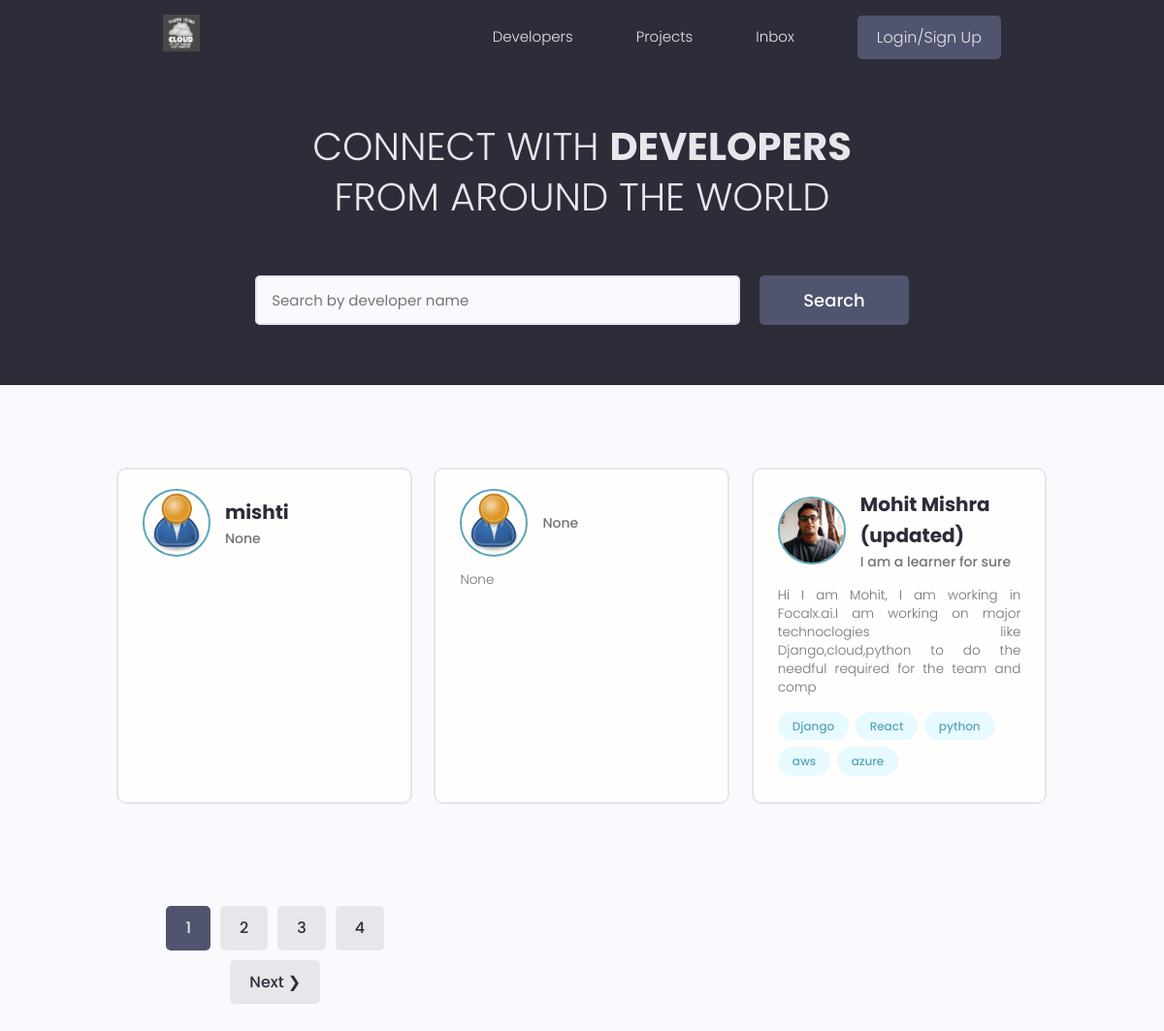
The page / on the database its author committed.
### users/models.py (models this page shows, shortened)
class Profile(models.Model):
    user = models.OneToOneField(User,on_delete=models.CASCADE,null=True,blank=True)
    name = models.CharField(max_length=200,null=True,blank=True)
    location = models.CharField(max_length=200,null=True,blank=True)
    email = models.EmailField(max_length=2000,null=True,blank=True)
    username = models.CharField(max_length=200,null=True,blank=True)
    short_intro = models.CharField(max_length=200,null=True,blank=True)
    bio = models.TextField(null=True,blank=True)
    profile_image = models.ImageField(null=True,blank=True,upload_to='profiles/',default="profiles/user_default.png")
    social_github = models.CharField(max_length=200,null=True,blank=True)
    social_twitter = models.CharField(max_length=200,null=True,blank=True)
    social_linkedin = models.CharField(max_length=200,null=True,blank=True)
    social_youtube = models.CharField(max_length=200,null=True,blank=True)
    social_website = models.CharField(max_length=200,null=True,blank=True)
    created = models.DateTimeField(auto_now_add=True)
    id = models.UUIDField(default=uuid.uuid4,unique=True,primary_key=True,editable=False)

class Skill(models.Model):
    owner = models.ForeignKey(Profile,on_delete=models.CASCADE,null=True,blank=True)
    name = models.CharField(max_length=200,null=True,blank=True)
    description = models.TextField(null=True,blank=True)
    created = models.DateTimeField(auto_now_add=True)
    id = models.UUIDField(default=uuid.uuid4,unique=True,primary_key=True,editable=False)
    def __str__(self):
        return str(self.name)

### users/views.py (the view)
# urls.py: path('', views.profiles,name="profiles"),
def profiles(request):
    profiles,search_query = searchProfiles(request) #calling the search function
    custom_range , profiles = paginatenProfiles(request,profiles,3) #calling the pagination function
    context={'profiles':profiles,'search_query':search_query,'custom_range':custom_range}  #to let the searched word be present in the search bar pass it also in context so tht u can hav it in profile.html page
    return render(request,'users/profiles.html',context)

### users/utils.py (called while the page is built)
def searchProfiles(request):
    search_query = '' #ths variable will be used to search the value stored in it in our DB but if no value thn it shld be empty
    if request.GET.get('search_query'):
        search_query = request.GET.get('search_query')  #if there is any value in search query thn put tht value insd search_quer varbl
    skills = Skill.objects.filter(name__icontains=search_query) #search the skill asked in the skill db (thst y we imported skill at top)
    profiles = Profile.objects.distinct().filter(
        Q(name__icontains=search_query) |
        Q(short_intro__icontains=search_query) |
        Q(skill__in=skills)
        )
    return profiles,search_query

### users/templates/users/profiles.html (shortened to what this page needs)
{% extends 'main.html' %}
{% block content %}
  <main class="home">
    <section class="hero-section text-center">
      <div class="container container--narrow">
        <div class="hero-section__box">
          <h2>CONNECT WITH <span>DEVELOPERS</span></h2>
          <h2>FROM AROUND THE WORLD</h2>
        </div>
        <div class="hero-section__search">
          <form id="searchForm" class="form" action="{% url 'profiles' %}" method="get">
            <div class="form__field">
              <input class="input input--text" id="formInput#search" type="text" name="search_query" value="{{search_query}}" placeholder="Search by developer name" />
            </div>
            <input class="btn btn--sub btn--lg" type="submit" value="Search" />
          </form>
        </div>
      </div>
    </section>
    <section class="devlist">
      <div class="container">
        <div class="grid grid--three">
          {% for profile in profiles %}
          <div class="column card">
            <div class="dev">
              <a href="{% url 'user-profile' profile.id %}" class="card__body">
                <div class="dev__profile">
                  <img class="avatar avatar--md" src="{{ profile.profile_image.url }}" alt="image" />
                  <div class="dev__meta">
                    <h3>{{ profile.name }}</h3>
                    <h5>{{profile.short_intro|slice:"60"}}</h5>
                  </div>
                </div>
                <p class="dev__info">{{profile.bio|slice:"150"}}</p>
                <div class="dev__skills">
                  {% for skill in profile.skill_set.all|slice:"50" %}
                  <span class="tag tag--pill tag--main">
                    <small>{{skill}}</small>
                  </span>
                  {% endfor %}
                </div>
              </a>
            </div>
          </div>
          {% endfor %}
          {% include 'pagination.html' with queryset=profiles custom_range=custom_range %}
        </div>
      </div>
    </section>
  </main>
{% endblock content %}

### static/styles/app.css (style rules this page uses)
:root { --color-sub: #2d2d39; }
.btn--sub { background-color: var(--color-sub-light); }
.card { border: 2px solid var(--color-light); }
img { width: 100%; }
.hero-section { height: 40vh; display: flex; align-items: center; background-color: var(--color-sub); }
.hero-section__box { margin-bottom: 4rem; }
.hero-section__box > h2, .hero-section__box > h2 > span { font-size: 4rem; color: var(--color-light); line-height: 1.3; text-transform: uppercase; }
.hero-section__box > h2 { font-weight: 300; }
.hero-section__box > h2 > span { font-weight: 700; }
.hero-section__search > .form { display: flex; align-items: center; justify-content: center; gap: 2rem; }
.hero-section__search > .form input.input--text { width: 50rem; }
.devlist { margin-top: 8rem; }
.devlist .grid { align-items: stretch; }
.devlist .dev .dev__profile { display: flex; align-items: center; gap: 1.5rem; }
.devlist .dev .dev__meta h3 { color: var(--color-sub); font-size: 2rem; font-weight: 700; }
.devlist .dev .dev__meta h5 { color: var(--color-text); font-size: 1.4rem; font-weight: 500; }
.devlist .dev .dev__info { margin: 1.5rem 0; font-size: 1.35rem; line-height: 1.4; text-align: justify; }

### static/uikit/styles/modules/_variables.css (style rules this page uses)
:root { --color-main: #5aa5b9; --color-main-light: #e6faff; --color-sub: #3f4156; --color-sub-light: #51546e; --color-sub-lighter: #ededfd; --color-text: #737373; --color-gray: #8b8b8b; --color-light: #e5e7eb; --color-light-gray: #767676; --color-bg: #f8fafd; --color-white: #fffefd; --color-white-light: #f3f3f3; --color-success: #359e64; --color-success-bg: #def8e8; --color-error: #fc4b0b; --color-error-bg: #fff2ee; --font-base: 'Poppins', arial, helvetica, 'Segoe UI', roboto, ubuntu, sans-serif; --font-monospace: 'Fira Code', 'Courier New', courier, monospace; --font-regular: 300; --font-medium: 500; --font-bold: 700; --generic-shadow: 1px 1px 5px #00000010; --generic-transition: all 0.3s ease-in-out; }

### static/uikit/styles/modules/_base.css (style rules this page uses)
* { margin: 0; padding: 0; box-sizing: border-box; text-rendering: optimizeLegibility; color: inherit; font-size: inherit; }
html { font-size: 50%; }
@media only screen and (min-width: 480px) { html { font-size: 56.25%; } }
@media only screen and (min-width: 1200px) { html { font-size: 62.5%; } }
body { line-height: 1.6; font-weight: 400; font-size: 1.5rem; color: var(--color-text); background-color: var(--color-bg); min-height: 100vh; }

### static/uikit/styles/modules/_typography.css (style rules this page uses)
* { font-family: var(--font-base); }
h2 { font-size: 3.6rem; font-weight: var(--font-bold); }
h3 { font-size: 3.2rem; font-weight: var(--font-medium); }
h5 { font-size: 2.4rem; font-weight: var(--font-medium); }
h5, h6 { font-weight: var(--font-regular); }
p, span, strong { font-size: 1.6rem; color: var(--color-text); font-weight: var(--font-regular); }
a { padding-bottom: 2px; text-decoration: none; display: inline-block; color: var(--color-main); font-weight: var(--font-medium); }

### static/uikit/styles/modules/_utilities.css (style rules this page uses)
.container { width: 92%; max-width: 165rem; margin: 0 auto; box-sizing: border-box; }
.container--narrow { width: 92%; max-width: 120rem; }
@media screen and (min-width: 1000px) { .container { width: 90%; } }
@media screen and (min-width: 1000px) { .container--narrow { width: 85%; } }
@media screen and (min-width: 1200px) { .container { width: 80%; } }
@media screen and (min-width: 1200px) { .container--narrow { width: 72%; } }
.text-center { text-align: center; }

### static/uikit/styles/modules/_avatar.css (style rules this page uses)
.avatar { border-radius: 50%; border: 2px solid var(--color-main); object-fit: cover; }
.avatar--md { height: 7rem; width: 7rem; }

### static/uikit/styles/modules/_button.css (style rules this page uses)
.btn { display: inline-block; position: relative; cursor: pointer; background-color: var(--color-light); font-weight: var(--font-medium); color: var(--color-sub); text-decoration: none; padding: 1rem 2rem; border-radius: 0.5rem; border: none; width: -webkit-fit-content; width: -moz-fit-content; width: fit-content; height: -webkit-fit-content; height: -moz-fit-content; height: fit-content; font-size: 1.6rem; outline-width: 0; outline-color: transparent; -webkit-backface-visibility: hidden; backface-visibility: hidden; transition: all 0.3s ease-in-out; }
.btn--sub { background-color: var(--color-sub); color: var(--color-white); }
.btn--lg { font-size: 1.8rem; padding: 1.2rem 4.5rem; }

### static/uikit/styles/modules/_card.css (style rules this page uses)
.card { border-radius: 1rem; background-color: var(--color-white); border: 1.5px solid var(--color-light); width: auto; height: auto; margin-top: 0.5rem; margin-bottom: 0.5rem; overflow: hidden; }
.card__body, .card__header { padding: 2rem 2.5rem; }

### rows shown on the page
Profile: profile_image (placeholder picture), name "mishti", short_intro "None"
Profile: profile_image (placeholder picture), short_intro "None", bio "None"
Profile: profile_image (picture), name "Mohit Mishra (updated)", short_intro "I am a learner for sure", bio "Hi I am Mohit, I am working in Focalx.ai.I am working on major technoclogies like Django,cloud,python to do the needful required for the team and comp"
Skill: name "Django"
Skill: name "React"
Skill: name "python"
Skill: name "aws"
Skill: name "azure"

### other values the page prints
{{ page }} "1"
{{ page }} "2" "3" "4"
